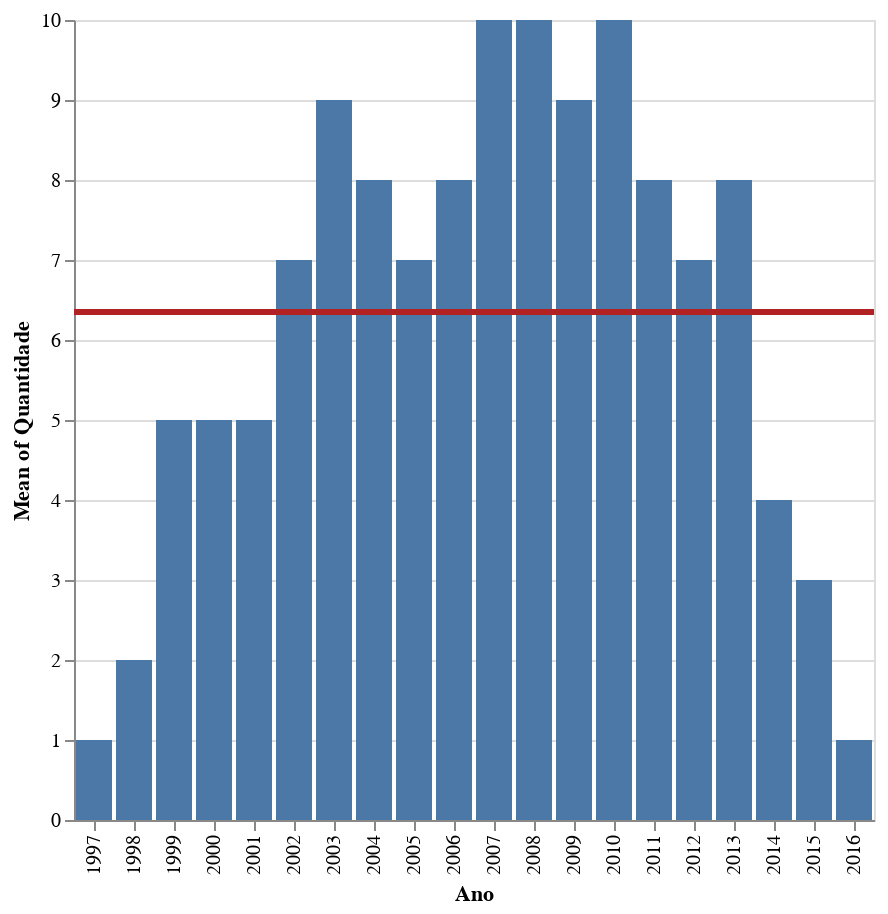

Notebook cell for this chart:
### Code cell
bars = alt.Chart(width=400, height=400).mark_bar().encode(
    x='Ano:O',
    y='mean(Quantidade):Q',
    opacity=alt.condition(brush, alt.OpacityValue(1), alt.OpacityValue(0.7))
).add_selection(
    brush
)

alt.layer(bars, line, data=anos)

### Figure 1 — Vega-Lite specification as saved in the notebook (floating-point values rounded to 4 significant figures)
{"$schema": "https://vega.github.io/schema/vega-lite/v2.6.0.json", "config": {"view": {"height": 300, "width": 400}}, "data": {"name": "data-4ae24b5368968d3fcc7d4164ba1f7902"}, "datasets": {"data-4ae24b5368968d3fcc7d4164ba1f7902": [{"Ano": 1997, "Quantidade": 1}, {"Ano": 1998, "Quantidade": 2}, {"Ano": 1999, "Quantidade": 5}, {"Ano": 2000, "Quantidade": 5}, {"Ano": 2001, "Quantidade": 5}, {"Ano": 2002, "Quantidade": 7}, {"Ano": 2003, "Quantidade": 9}, {"Ano": 2004, "Quantidade": 8}, {"Ano": 2005, "Quantidade": 7}, {"Ano": 2006, "Quantidade": 8}, {"Ano": 2007, "Quantidade": 10}, {"Ano": 2008, "Quantidade": 10}, {"Ano": 2009, "Quantidade": 9}, {"Ano": 2010, "Quantidade": 10}, {"Ano": 2011, "Quantidade": 8}, {"Ano": 2012, "Quantidade": 7}, {"Ano": 2013, "Quantidade": 8}, {"Ano": 2014, "Quantidade": 4}, {"Ano": 2015, "Quantidade": 3}, {"Ano": 2016, "Quantidade": 1}]}, "layer": [{"encoding": {"opacity": {"condition": {"selection": "selector001", "value": 1}, "value": 0.7}, "x": {"field": "Ano", "type": "ordinal"}, "y": {"aggregate": "mean", "field": "Quantidade", "type": "quantitative"}}, "height": 400, "mark": "bar", "selection": {"selector001": {"encodings": ["x"], "mark": {"fill": "#333", "fillOpacity": 0.125, "stroke": "white"}, "on": "[mousedown, window:mouseup] > window:mousemove!", "resolve": "global", "translate": "[mousedown, window:mouseup] > window:mousemove!", "type": "interval", "zoom": "wheel!"}}, "width": 400}, {"encoding": {"size": {"value": 3}, "y": {"aggregate": "mean", "field": "Quantidade", "type": "quantitative"}}, "mark": {"color": "firebrick", "type": "rule"}, "transform": [{"filter": {"selection": "selector001"}}]}]}
